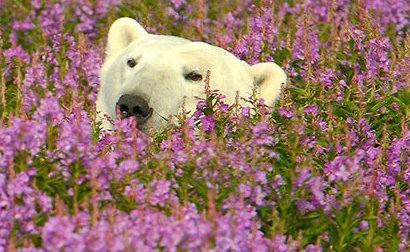
#> input picture Lab_2/code/Gabor_Segmentation/data/polar-bear-hiding.jpg, 410 x 252 px
$ python gabor_segmentation.py
#> lines starting #> are read from the running program, lines starting #| are printed output that depends on the picture; after the words box and inside, x2 and y2 are one past the last pixel; in counts of white or black regions, pixels touching at a corner belong together; long printed decimals are rounded
### Lab_2/code/Gabor_Segmentation/createGabor.py
import numpy as np
import matplotlib.pyplot as plt

def createGabor( sigma, theta, lamda, psi, gamma ):
#CREATEGABOR Creates a complex valued Gabor filter.
#   myGabor = createGabor( sigma, theta, lamda, psi, gamma ) generates
#   Gabor kernels.
#   - ARGUMENTS
#     sigma      Standard deviation of Gaussian envelope.
#     theta      Orientation of the Gaussian envelope. Takes arguments in
#                the range [0, pi/2).
#     lamda     The wavelength for the carriers. The central frequency
#                (w_c) of the carrier signals.
#     psi        Phase offset for the carrier signal, sin(w_c . t + psi).
#     gamma      Controls the aspect ratio of the Gaussian envelope
#
#   - OUTPUT
#     myGabor    A matrix of size [h,w,2], holding the real and imaginary
#                parts of the Gabor in myGabor(:,:,1) and myGabor(:,:,2),
#                respectively.

    # Set the aspect ratio.
    sigma_x = sigma
    sigma_y = sigma/gamma

    # Generate a grid
    nstds = 3
    xmax = max(abs(nstds*sigma_x*np.cos(theta)),abs(nstds*sigma_y*np.sin(theta)))
    xmax = np.ceil(max(1,xmax))
    ymax = max(abs(nstds*sigma_x*np.sin(theta)),abs(nstds*sigma_y*np.cos(theta)))
    ymax = np.ceil(max(1,ymax))

    # Make sure that we get square filters.
    xmax = max(xmax,ymax)
    ymax = max(xmax,ymax)
    xmin = -xmax
    ymin = -ymax

    # Generate a coordinate system in the range [xmin,xmax] and [ymin, ymax].
    [x,y] = np.meshgrid(np.arange(xmin, xmax+1), np.arange(ymin, ymax+1))

    # Convert to a 2-by-N matrix where N is the number of pixels in the kernel.
    XY = np.concatenate((x.reshape(1, -1), y.reshape(1, -1)), axis=0)

    # Compute the rotation of pixels by theta.
    # \\ Hint: Use the rotation matrix to compute the rotated pixel coordinates: rot(theta) * XY.
    rotMat = generateRotationMatrix(theta)
    rot_XY = np.matmul(rotMat,XY)
    rot_x = rot_XY[0,:]
    rot_y = rot_XY[1,:]


    # Create the Gaussian envelope.
    # \\ IMPLEMENT the helper function createGauss.
    gaussianEnv = createGauss(rot_x, rot_y, gamma, sigma)

    # Create the orthogonal carrier signals.
    # \\ IMPLEMENT the helper functions createCos and createSin.
    cosCarrier = createCos(rot_x, lamda, psi)
    sinCarrier = createSin(rot_x, lamda, psi)

    # Modulate (multiply) Gaussian envelope with the carriers to compute
    # the real and imaginary components of the omplex Gabor filter.
    myGabor_real = createGauss(rot_x, rot_y, gamma, sigma) * createCos(rot_x, lamda, psi)     # \\TODO: modulate gaussianEnv with cosCarrier
    myGabor_imaginary = createGauss(rot_x, rot_y, gamma, sigma) * createSin(rot_x, lamda, psi)# \\TODO: modulate gaussianEnv with sinCarrier

    # Pack myGabor_real and myGabor_imaginary into myGabor.
    h, w = myGabor_real.shape
    myGabor = np.zeros((h, w, 2))
    myGabor[:,:,0] = myGabor_real
    myGabor[:,:,1] = myGabor_imaginary

    # Uncomment below line to see how are the gabor filters
    '''
    plt.figure ()
    plt.subplot(121)
    plt.imshow(myGabor_real)
    plt.subplot(122)
    plt.imshow(myGabor_imaginary)
    plt.show()

    fig = plt.figure()
    ax = fig.add_subplot(1, 2, 1)
    ax.imshow(myGabor_real)    # Real
    ax.axis("off")
    ax = fig.add_subplot(1, 2, 2)
    ax.imshow(myGabor_imaginary)    # Real
    ax.axis("off")
    '''
    return myGabor


# Helper Functions
# ----------------------------------------------------------
def generateRotationMatrix(theta):
    # ----------------------------------------------------------
    # Returns the rotation matrix.
    # \\ Hint: https://en.wikipedia.org/wiki/Rotation_matrix \\
    cos_theta = np.sin(theta);
    sin_theta = np.cos(theta);
    rotMat = [[cos_theta, -sin_theta],[sin_theta, cos_theta ]]
    # \\TODO: code the rotation matrix given theta.
    return rotMat

# ----------------------------------------------------------
def createCos(rot_x, lamda, psi):
    # ----------------------------------------------------------
    # Returns the 2D cosine carrier.
    cosCarrier = np.cos(2 * np.pi * rot_x /lamda + psi)

    # \\TODO: Implement the cosine given rot_x, lamda and psi.
    a = int(np.sqrt(cosCarrier.shape[0]))
    cosCarrier = cosCarrier.reshape((a, a))

    # Reshape the vector representation to matrix.
    # cosCarrier = np.reshape(cosCarrier, (np.sqrt(len(cosCarrier)), -1))
    return cosCarrier

# ----------------------------------------------------------
def createSin(rot_x, lamda, psi):
    # ----------------------------------------------------------
    # Returns the 2D sine carrier.
    sinCarrier = np.sin(2 * np.pi * rot_x /lamda + psi)
    # \\TODO: Implement the sine given rot_x, lamda and psi.
    a = int(np.sqrt(sinCarrier.shape[0]))
    sinCarrier = sinCarrier.reshape((a, a))

    # Reshape the vector representation to matrix.
    #sinCarrier = np.reshape(sinCarrier, (np.sqrt(len(sinCarrier)), -1))
    return sinCarrier

# ----------------------------------------------------------
def createGauss(rot_x, rot_y, gamma, sigma):
    # ----------------------------------------------------------
    # Returns the 2D Gaussian Envelope.
    gaussEnv = np.exp(- (rot_x ** 2 + gamma ** 2 * rot_y **2)/(2 * sigma**2))

    # \\TODO: Implement the Gaussian envelope.
    a = int(np.sqrt(gaussEnv.shape[0]))
    gaussEnv = gaussEnv.reshape((a, a))
    return gaussEnv

# [5 lines that do not run on import are left out]
    # [13 lines of commented-out code are left out]

### Lab_2/code/Gabor_Segmentation/gauss2D.py
import numpy as np
from gauss1D import gauss1D

def gauss2D( sigma , kernel_size ):
    ## solution
    g_x = np.zeros((1,kernel_size))
    g_y = np.zeros((1,kernel_size))

    #calculate g_x and g_y
    g_x = gauss1D(sigma, kernel_size)
    g_y = gauss1D(sigma, kernel_size)

    #G = g_x .* g_y, shape should be5*5
    G = np.dot(np.transpose(g_x) ,g_y)
    return G


# [4 lines that do not run on import are left out]

### Lab_2/code/Gabor_Segmentation/gauss1D.py
import numpy as np


def gauss1D( sigma , kernel_size):
    G = np.zeros((1, kernel_size))
    if kernel_size % 2 == 0:
        raise ValueError('kernel_size must be odd, otherwise the filter will not have a center to convolve on')
    # solution
    x_values = np.array([range((-kernel_size+1) // 2, (kernel_size+1)//2)])


    #calculate G
    G= np.exp(-x_values**2 / (2 * sigma**2)) / (sigma * np.sqrt(2 * np.pi))
    G=(1/np.sum(G))*G

    return G


# [4 lines that do not run on import are left out]

### Lab_2/code/Gabor_Segmentation/gabor_segmentation.py
import cv2
import matplotlib.pyplot as plt
import math
import numpy as np
import time
from createGabor import createGabor
import scipy
from scipy import ndimage, misc, signal
from sklearn.cluster import KMeans
from gauss2D import gauss2D

# Hyperparameters
k        = 2      # number of clusters in k-means algorithm. By default,
                  # we consider k to be 2 in foreground-background segmentation task.
image_id = 'Polar' # Identifier to switch between input images.
                  # Possible ids: 'Kobi',    'Polar', 'Robin-1'
                  #               'Robin-2', 'Cows', 'SciencePark'

# Misc
err_msg  = 'Image not available.'

# Control settings
visFlag       = False    #  Set to true to visualize filter responses.
smoothingFlag = True   #  Set to true to postprocess filter outputs.

# Read image
if image_id == 'Kobi':
  img = cv2.imread('./data/kobi.png')
  img.shape
  img = img.astype(np.float32)/255
  img = cv2.cvtColor(img, cv2.COLOR_BGR2RGB)
  resize_factor = 0.25
elif image_id == 'Polar':
  img = cv2.imread('./data/polar-bear-hiding.jpg')
#> img is the input picture: shape (252, 410, 3); mean B, G, R 101.7, 115.7, 150
  img = cv2.cvtColor(img, cv2.COLOR_BGR2RGB)
  resize_factor = 0.75
elif image_id == 'Robin-1':
  img = cv2.imread('./data/robin-1.jpg')
  img = cv2.cvtColor(img, cv2.COLOR_BGR2RGB)
  resize_factor = 1
elif image_id == 'Robin-2':
  img = cv2.imread('./data/robin-2.jpg')
  img = cv2.cvtColor(img, cv2.COLOR_BGR2RGB)
  resize_factor = 0.5
elif image_id == 'Cows':
  img = cv2.imread('./data/cows.jpg')
  img = img.astype(np.float32)/255
  img = cv2.cvtColor(img, cv2.COLOR_BGR2RGB)
  resize_factor = 0.5
elif image_id == 'SciencePark':
  img = cv2.imread('./data/sciencepark.jpg')
  img = cv2.cvtColor(img, cv2.COLOR_BGR2RGB)
  resize_factor = 0.2
else:
  raise ValueError(err_msg)

# Image adjustments
img_color = cv2.resize(img, (0, 0), fx=resize_factor, fy=resize_factor)
img = cv2.cvtColor(img_color, cv2.COLOR_RGB2GRAY)
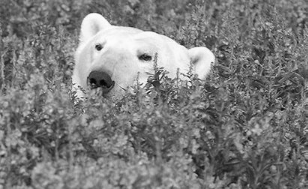
#> img: shape (189, 308); min 4, max 252, mean 124.2
print("img.shape is:", img.shape)
#| img.shape is: (189, 308)

# Display image
'''
plt.figure()
plt.subplot(151)
plt.title(f'Input image: {image_id}')
plt.imshow(img, cmap='gray')
plt.show()
'''


# Design array of Gabor Filters
# In this code section, you will create a Gabor Filterbank. A filterbank is
# a collection of filters with varying properties (e.g. {shape, texture}).
# A Gabor filterbank consists of Gabor filters of distinct orientations
# and scales. We will use this bank to extract texture information from the
# input image.

numRows, numCols,_ = img_color.shape
#> numRows = 189; numCols = 308

# Estimate the minimum and maximum of the wavelengths for the sinusoidal
# carriers.
# ** This step is pretty much standard, therefore, you don't have to
#    worry about it. It is cycles in pixels. **
lambdaMin = 1/np.sqrt(2)
lambdaMax = np.sqrt(abs(numRows)**2 + abs(numCols)**2)
#> lambdaMax = 361.4

# Specify the carrier wavelengths.
# (or the central frequency of the carrier signal, which is 1/lambda)
n = np.floor(np.log2(lambdaMax/lambdaMin))
#> n = 8
lambdas = 2**np.arange(0, (n-2)) * lambdaMin
#> lambdas = [0.707, 1.41, 2.83, 5.66, 11.31, 22.63]
print("lambdas.shape: ",lambdas.shape)
#| lambdas.shape:  (6,)

# Define the set of orientations for the Gaussian envelope.
dTheta       = 2 * np.pi/8                  # \\ the step size
#orientations = np.arange(0, np.pi+dTheta, dTheta)
orientations = np.arange(0, np.pi/8, dTheta)
print("orientations.shape: ",orientations.shape)

# Define the set of sigmas for the Gaussian envelope. Sigma here defines
# the standard deviation, or the spread of the Gaussian.
sigmas = np.array([1,2])

# Now you can create the filterbank. We provide you with a Python list
# called gaborFilterBank in which we will hold the filters and their
# corresponding parameters such as sigma, lambda and etc.
# ** All you need to do is to implement createGabor(). Rest will be handled
#    by the provided code block. **
gaborFilterBank = []
tic = time.time()
print('lambdas is: ',lambdas)
#| lambdas is:  [ 0.7071  1.414  2.828  5.657 11.314  22.627  ]
print('sigmas is: ', sigmas)
for lmbda in lambdas:
    for sigma in sigmas:
        for theta in orientations:
            # Filter parameter configuration for this filter.
            psi    = 0
            gamma  = 0.5

            # Create a Gabor filter with the specs above.
            # (We also record the settings in which they are created. )
            # // TODO: Implement the function createGabor() following
            #          the guidelines in the given function template.
            #          ** See createGabor.py for instructions ** //
            filter_config = {}
            filter_config["filterPairs"] = createGabor( sigma, theta, lmbda, psi, gamma )
            filter_config["sigma"]       = sigma
            filter_config["lmbda"]       = lmbda
            filter_config["theta"]       = theta
            filter_config["psi"]         = psi
            filter_config["gamma"]       = gamma
            gaborFilterBank.append(filter_config)
ctime = time.time() - tic

print('--------------------------------------\n \t\tDetails\n--------------------------------------')
print(f'Total number of filters       : {len(gaborFilterBank)}')
#| Total number of filters       : 12
print(f'Number of scales (sigma)      : {len(sigmas)}')
print(f'Number of orientations (theta): {len(orientations)}')
print(f'Number of carriers (lambda)   : {len(lambdas)}')
#| Number of carriers (lambda)   : 6
print(f'---------------------------------------')
print(f'Filter bank created in {ctime} seconds.')
#| Filter bank created in 0.03537 seconds.
print(f'---------------------------------------')

# Filter images using Gabor filter bank using quadrature pairs (real and imaginary parts)
# You will now filter the input image with each complex Gabor filter in
# gaborFilterBank structure and store the output in the cell called
# featureMaps.
# // Hint-1: Apply both the real imaginary parts of each kernel
#            separately in the spatial domain (i.e. over the image). //
# // Hint-2: Assign each output (i.e. real and imaginary parts) in
#            variables called real_out and imag_out. //
# // Hint-3: Use built-in cv2 function, filter2D, to convolve the filter
#            with the input image. Check the options for padding. Find
#            the one that works well. You might want to
#            explain what works better and why shortly in the report.
featureMaps = []

for gaborFilter in gaborFilterBank:
    # gaborFilter["filterPairs"] has two elements. One is related to the real part
    # of the Gabor Filter and the other one is the imagineray part.


    real_out = scipy.signal.convolve2d(img,gaborFilter["filterPairs"][:,:,0],mode="same")  # \\TODO: filter the grayscale input with real part of the Gabor
    imag_out = scipy.signal.convolve2d(img,gaborFilter["filterPairs"][:,:,1],mode="same")  # \\TODO: filter the grayscale input with imaginary part of the Gabor
    featureMaps.append(np.stack((real_out, imag_out), 2))

    # Visualize the filter responses if you wish.
    if visFlag:
        fig = plt.figure()

        ax = fig.add_subplot(1, 2, 1)
        ax.imshow(real_out)    # Real
        title = "Re[h(x,y)], \n lambda = {0:.4f}, \n theta = {1:.4f}, \n sigma = {2:.4f}".format(gaborFilter["lmbda"], gaborFilter["theta"], gaborFilter["sigma"])
        ax.set_title(title)
        ax.axis("off")

        ax = fig.add_subplot(1, 2, 2)
        ax.imshow(imag_out)    # Real
        title = "Im[h(x,y)], \n lambda = {0:.4f}, \n theta = {1:.4f}, \n sigma = {2:.4f}".format(gaborFilter["lmbda"], gaborFilter["theta"], gaborFilter["sigma"])
        ax.set_title(title)
        ax.axis("off")
        plt.show()
#> this loop made 12 passes
#> pass 1, `real_out = scipy.signal.convolve2d(img,gaborFilter["filterPairs"][:,:,..`:
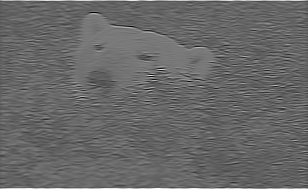
#> real_out: shape (189, 308) float64; min -238.3, max 485.4, mean 56.7; drawn with min black and max white
#> pass 2, `imag_out = scipy.signal.convolve2d(img,gaborFilter["filterPairs"][:,:,..`:
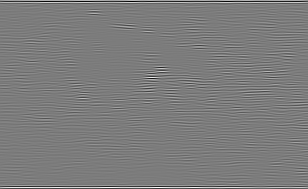
#> imag_out: shape (189, 308) float64; min -463.7, max 487.4, mean 0; drawn with min black and max white
#> after the loop, featureMaps = 12 items

# Compute the magnitude
# Now, you will compute the magnitude of the output responses.
# \\ Hint: (real_part^2 + imaginary_part^2)^(1/2) \\
featureMags = []
for i, fm in enumerate(featureMaps):
    real_part = fm[...,0]
    imag_part = fm[...,1]
    mag = np.sqrt(fm[...,0]**2 + fm[...,1]**2)  # \\TODO: Compute the magnitude here
    featureMags.append(mag)

    # Visualize the magnitude response if you wish.
    if visFlag:
        fig = plt.figure()

        ax = fig.add_subplot(1, 1, 1)
        ax.imshow(mag.astype(np.uint8))    # visualize magnitude
        title = "Re[h(x,y)], \n lambda = {0:.4f}, \n theta = {1:.4f}, \n sigma = {2:.4f}".format(gaborFilterBank[i]["lmbda"],
                                                                                                 gaborFilterBank[i]["theta"],
                                                                                                 gaborFilterBank[i]["sigma"])
        ax.set_title(title)
        ax.axis("off")
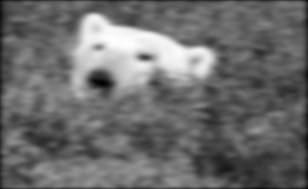
#> mag: shape (189, 308) float64; min 1269.7, max 10673.3, mean 5264; drawn with min black and max white
#> after the loop, featureMags = 12 items

# Prepare and Preprocess features
# You can think of each filter response as a sort of feature representation
# for the pixels. Now that you have numFilters = |gaborFilterBank| filters,
# we can represent each pixel by this many features.
# \\ Q: What kind of features do you think gabor filters might correspond to?

# You will now implement a smoothing operation over the magnitude images in
# featureMags.
# \\ Hint: For each i in [1, length(featureMags)], smooth featureMags{i}
#          using an appropriate first order Gaussian kernel.
# \\ Hint: cv2 filter2D function is helpful here.
features = np.zeros(shape=(numRows, numCols, len(featureMags)))
if smoothingFlag:
    pass
    # \\TODO:
    #FOR_LOOP
        # i)  filter the magnitude response with appropriate Gaussian kernels
        # ii) insert the smoothed image into features[:,:,jj]
    #END_FOR
    jj = 0
    for ii in featureMags:
        features[:, :, jj] = cv2.filter2D(ii, -1, gauss2D(0.5,5))
        jj +=1
#> after the loop, jj = 12

else:
    # Don't smooth but just insert magnitude images into the matrix
    # called features.
    for i, fmag in enumerate(featureMags):
        features[:,:,i] = fmag


# Reshape the filter outputs (i.e. tensor called features) of size
# [numRows, numCols, numFilters] into a matrix of size [numRows*numCols, numFilters]
# This will constitute our data matrix which represents each pixel in the
# input image with numFilters features.
features = np.reshape(features, newshape=(numRows * numCols, -1))


# Standardize features.
# \\ Hint: see http://ufldl.stanford.edu/wiki/index.php/Data_Preprocessing for more information.

features = features - np.mean(features)
features = features / np.std(features)
# \\ TODO: i)  Implement standardization on matrix called features.
#          ii) Return the standardized data matrix.


# (Optional) Visualize the saliency map using the first principal component
# of the features matrix. It will be useful to diagnose possible problems
# with the pipeline and filterbank.
from sklearn.decomposition import PCA
transformed_feature = PCA(n_components=1).fit_transform(features) # select the first component
transformed_feature = np.ascontiguousarray(transformed_feature, dtype=np.float32)
feature2DImage = np.reshape(transformed_feature,newshape=(numRows,numCols))
#plt.figure()
'''
plt.subplot(152)
plt.title(f'Pixel representation projected onto first PC')
plt.imshow(feature2DImage, cmap='gray')
plt.axis("off")
plt.show()
'''

# Apply k-means algorithm to cluster pixels using the data matrix,
# features.
# \\ Hint-1: search about sklearn kmeans function https://scikit-learn.org/stable/modules/generated/sklearn.cluster.KMeans.html.
# \\ Hint-2: use the parameter k defined in the first section when calling
#            sklearn's built-in kmeans function.
tic = time.time()
pixLabels = KMeans(n_clusters=k).fit(features).labels_

# \\TODO: Return cluster labels per pixel
ctime = time.time() - tic
print(f'Clustering completed in {ctime} seconds.')


# Visualize the clustericng by reshaping pixLabels into original grayscale
# input size [numRows numCols].
pixLabels = np.reshape(pixLabels, newshape=(numRows, numCols))
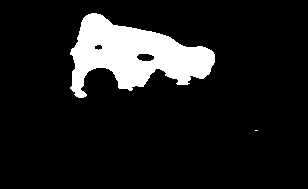
#> pixLabels: shape (189, 308) int32; values 0 (black) and 1 (white), 11.3% white; 2 white regions (1 under 20 px), largest, box (x1, y1, x2, y2) and area: (70, 13, 215, 98) 6548
#plt.figure()
'''
plt.subplot(153)
plt.title(f'Pixel clusters')
plt.imshow(pixLabels)
plt.axis("off")
plt.show()
'''


# Use the pixLabels to visualize segmentation.
Aseg1 = np.zeros_like(img_color)
#> Aseg1: shape (189, 308, 3); every value is 0
Aseg2 = np.zeros_like(img_color)
BW = pixLabels == 1
BW = np.repeat(BW[:, :, np.newaxis], 3, axis=2)
Aseg1[BW] = img_color[BW]
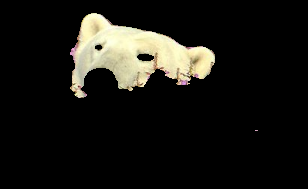
#> Aseg1: shape (189, 308, 3); mean R, G, B 25.4, 24.5, 20
Aseg2[~BW] = img_color[~BW]
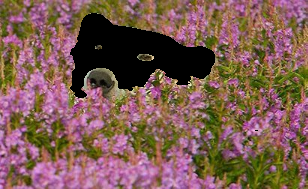
#> Aseg2: shape (189, 308, 3); mean R, G, B 124.5, 91.1, 81.5


plt.figure()
plt.subplot(151)
plt.title(f'Input image: {image_id}')
plt.imshow(img, cmap='gray')
plt.axis("off")

plt.subplot(152)
plt.title(f'Pixel representation projected onto first PC')
plt.imshow(feature2DImage, cmap='gray')
plt.axis("off")


plt.subplot(153)
plt.title(f'Pixel clusters')
plt.imshow(pixLabels)
plt.axis("off")


plt.subplot(1,5,4)
plt.axis("off")
plt.title(f'Improved segment 1')
plt.imshow(Aseg1, 'gray', interpolation='none')
plt.subplot(1,5,5)
plt.imshow(Aseg2, 'jet',  interpolation='none', alpha=0.7)
plt.title(f'Improved segment 2')
plt.axis("off")
plt.show()
